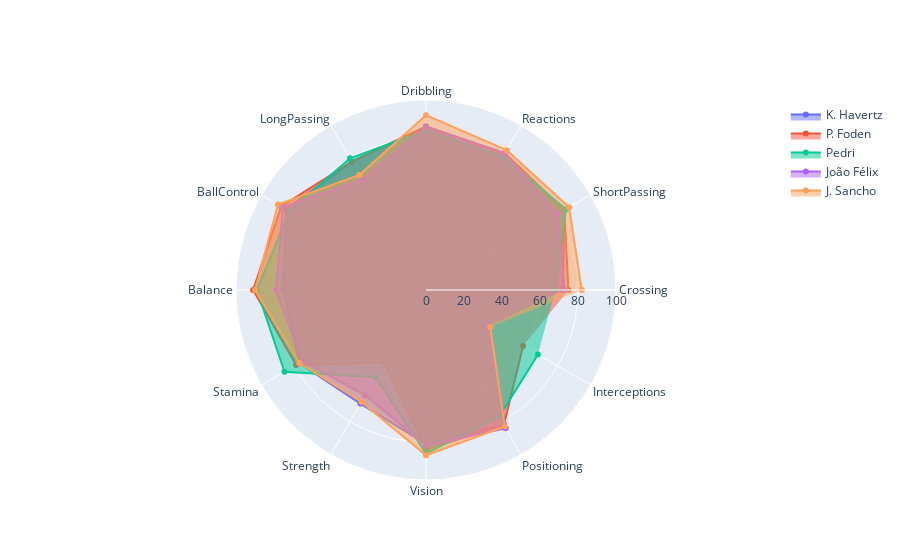

Source (notebook cell):
### Code cell
for i, row in CAM.loc[(CAM['Best Position']=='CAM'),midfield_attributes].head(5).iterrows():
    #print (df['Name'][i])
    fig = go.Figure()
    for i, row in CAM.loc[(CAM['Best Position']=='CAM'),midfield_attributes].head(5).iterrows():
        fig.add_trace(go.Scatterpolar(r=row , theta= midfield_attributes,fill = 'toself',name = df['Name'][i] ,showlegend=True))
fig.update_layout(polar=dict(radialaxis=dict(visible=True,range=[0, 100])),showlegend=True)
fig.show()

### Figure 1 — Plotly figure (JSON) as saved in the notebook; plotly's stock layout.template omitted (floating-point values rounded to 4 significant figures)
{"data": [{"fill": "toself", "name": "K. Havertz", "r": [72, 84, 83, 86, 78, 85, 75, 77, 69, 81, 82, 38], "showlegend": true, "theta": ["Crossing", "ShortPassing", "Reactions", "Dribbling", "LongPassing", "BallControl", "Balance", "Stamina", "Strength", "Vision", "Positioning", "Interceptions"], "type": "scatterpolar"}, {"fill": "toself", "name": "P. Foden", "r": [75, 84, 83, 86, 78, 88, 91, 79, 44, 84, 82, 59], "showlegend": true, "theta": ["Crossing", "ShortPassing", "Reactions", "Dribbling", "LongPassing", "BallControl", "Balance", "Stamina", "Strength", "Vision", "Positioning", "Interceptions"], "type": "scatterpolar"}, {"fill": "toself", "name": "Pedri", "r": [68, 85, 81, 84, 80, 83, 89, 86, 53, 86, 77, 68], "showlegend": true, "theta": ["Crossing", "ShortPassing", "Reactions", "Dribbling", "LongPassing", "BallControl", "Balance", "Stamina", "Strength", "Vision", "Positioning", "Interceptions"], "type": "scatterpolar"}, {"fill": "toself", "name": "João Félix", "r": [73, 80, 83, 86, 67, 87, 79, 75, 64, 82, 84, 38], "showlegend": true, "theta": ["Crossing", "ShortPassing", "Reactions", "Dribbling", "LongPassing", "BallControl", "Balance", "Stamina", "Strength", "Vision", "Positioning", "Interceptions"], "type": "scatterpolar"}, {"fill": "toself", "name": "J. Sancho", "r": [82, 87, 85, 92, 70, 90, 90, 77, 68, 87, 83, 39], "showlegend": true, "theta": ["Crossing", "ShortPassing", "Reactions", "Dribbling", "LongPassing", "BallControl", "Balance", "Stamina", "Strength", "Vision", "Positioning", "Interceptions"], "type": "scatterpolar"}], "layout": {"polar": {"radialaxis": {"range": [0, 100], "visible": true}}, "showlegend": true}}
